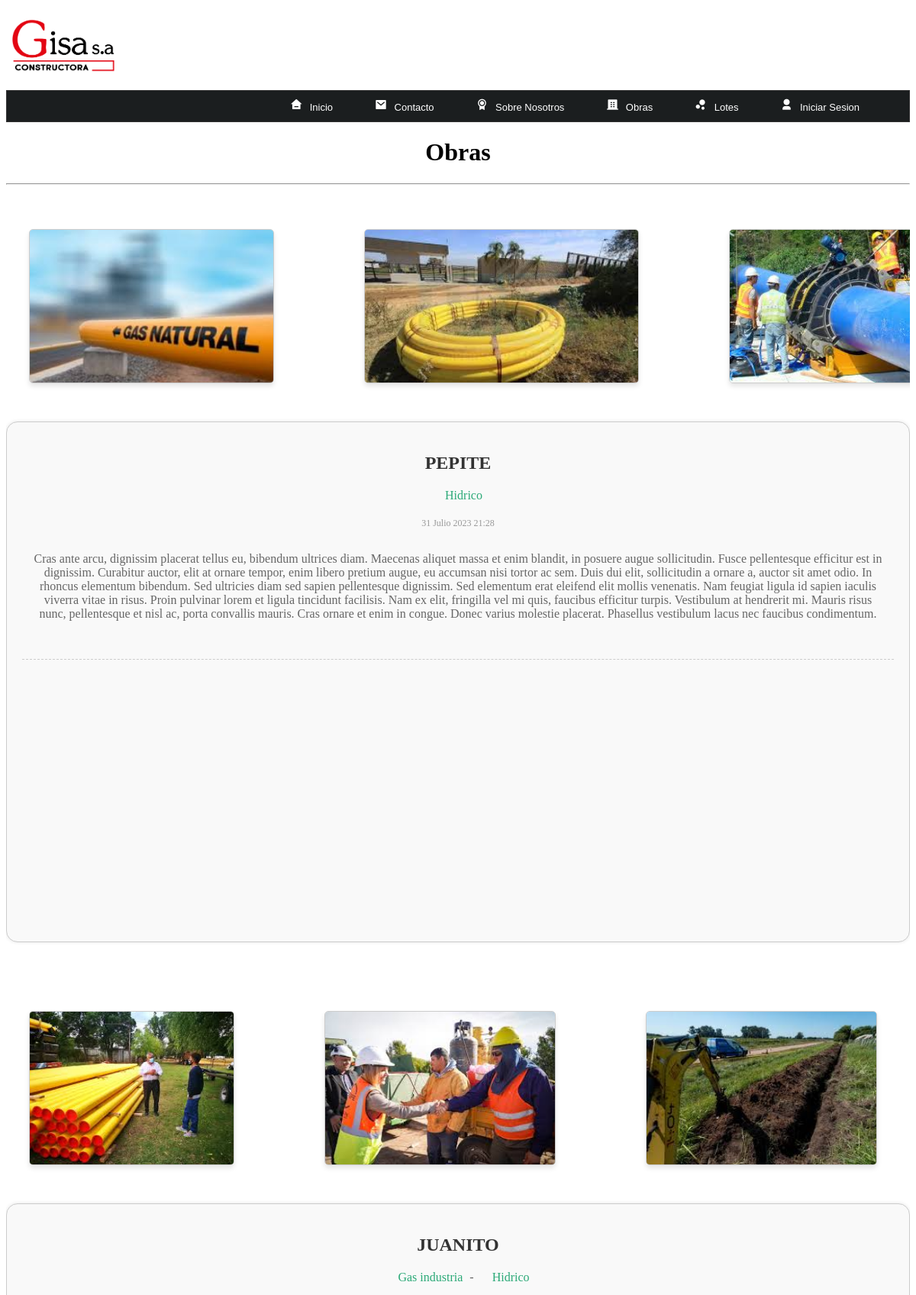
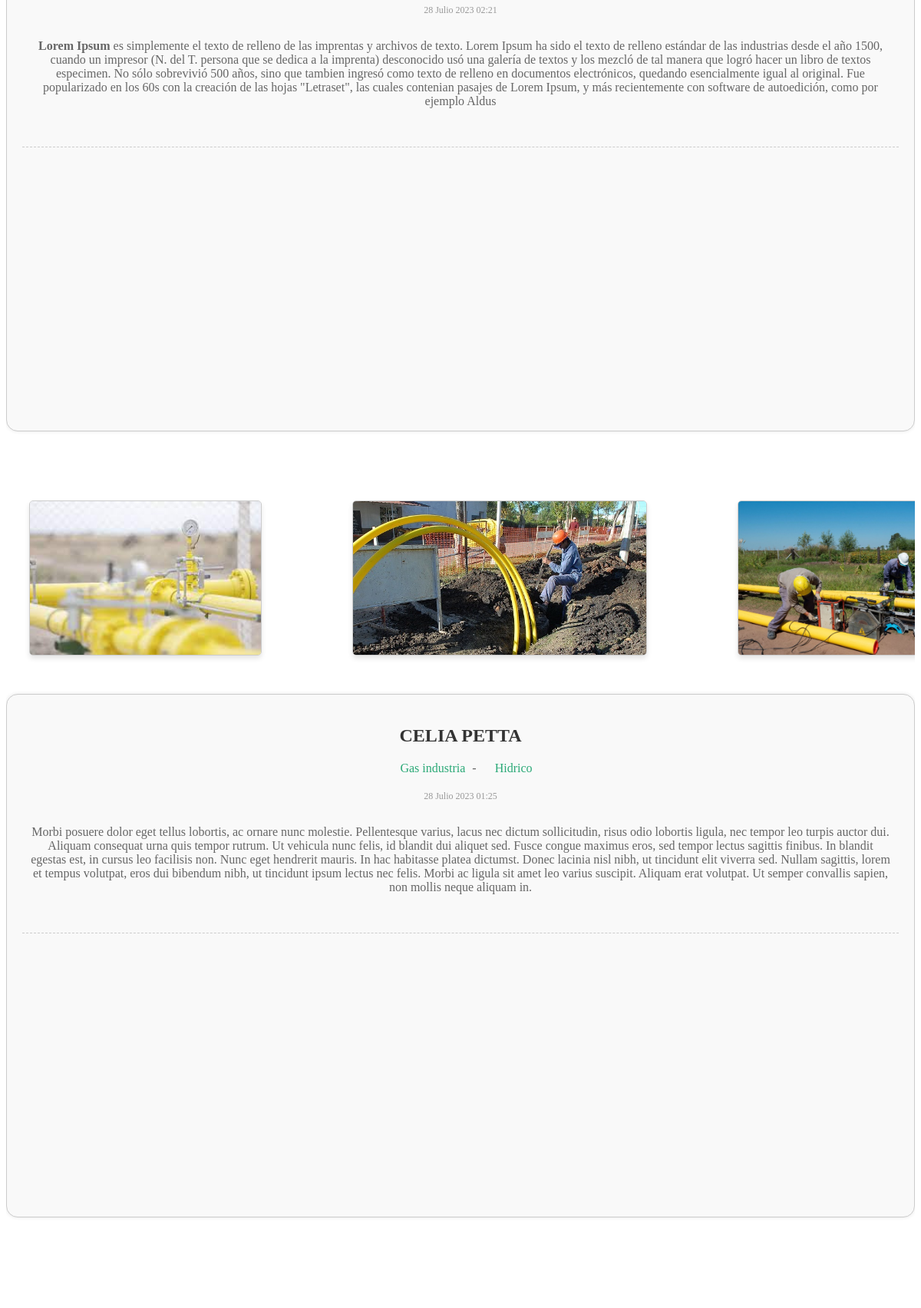
The app's page /obras_all/ (upper part) with its own data (2 pictures, top to bottom).
### Obras/models.py (models this page shows, shortened)
class Obra (models.Model):
        title=models.CharField(max_length=150 , verbose_name="Titulo")
        content=RichTextField (verbose_name="Contenido")
        image_1= models.ImageField(default='Null' , verbose_name="Imagen1",upload_to='obras' )
        image_2= models.ImageField(default='Null' , verbose_name="Imagen2",upload_to='obras' )
        image_3= models.ImageField(default='Null' , verbose_name="Imagen3",upload_to='obras' )
        user = models.ForeignKey(User,editable=True, verbose_name="Usuario" , on_delete=models.CASCADE)
        category = models.ManyToManyField(Category,verbose_name="Categorias",blank=True)
        public= models.BooleanField(verbose_name="Publicado?")
        created_at = models.DateTimeField(auto_now_add=True , verbose_name="Creado el")
        updated_at = models.DateTimeField(auto_now=True , verbose_name="Editado el")
        class Meta:
            verbose_name = 'Obra'
            verbose_name_plural = 'Obras'
            ordering = ['-created_at']

class Category(models.Model):
    name= models.CharField(max_length=100 , verbose_name="Nombre")
    description = models.CharField(max_length=255 , verbose_name="Descripción")
    created_at = models.DateTimeField(auto_now_add=True , verbose_name="Creado el")
    class Meta:
        verbose_name = 'Categoría'
        verbose_name_plural = 'Categorías'
    def __str__(self):
        return self.name

### Obras/views.py (the view)
# urls.py: path('obras_all/', views.obras, name='obras_all'),
def obras(request):
    obras = Obra.objects.all()
    return render(request, "obras_all.html", {
        'title': 'Obras',
        'obras': obras
    })

### Obras/templates/obras_all.html (shortened to what this page needs)
{% extends 'layouts.html' %}
{% block content %}
    <h1 id="titulo_obras">{{ title }}</h1>
    <hr class="separador">
    {% if obras %}
        {% for obra in obras %}
            {% if obra.public %}
                <article class="obra-item-obras">
                    <div class="image-obras">
                        {% if obra.image_1.url %}
                            <img src="{{ obra.image_1.url }}" alt="Imagen 1">
                        {% endif %}
                        {% if obra.image_2.url %}
                            <img src="{{ obra.image_2.url }}" alt="Imagen 2">
                        {% endif %}
                        {% if obra.image_3.url %}
                            <img src="{{ obra.image_3.url }}" alt="Imagen 3">
                        {% endif %}
                    </div>
                    <div class="data">
                        <h2>{{ obra.title }}</h2>
                        <p>
                            {% for category in obra.category.all %}
                                <a href="{% url 'categoria' category.id %}" class='link'>{{ category }}</a>
                                {% if not forloop.last %}
                                    {{ '-' }}
                                {% endif %}
                            {% endfor %}
                        </p>
                        <span class="date">{{ obra.created_at }}</span>
                        <p>{{ obra.content | safe }}</p>
                        <hr class="separador">
                    </div>
                </article>
            {% endif %}
        {% endfor %}
    {% else %}
        <h2 id="titulo_obras">Mándanos un correo para crear una obra</h2>
        <button id="contactButton">Contáctanos</button>
    {% endif %}
{% endblock %}

### Home/static/css/styles.css (style rules this page uses)
.data { background-color: #f9f9f9; border: 1px solid #ccc; border-radius: 15px; padding: 20px; margin-bottom: 20px; box-shadow: 0px 0px 5px rgba(0, 0, 0, 0.1); height: 80vh; }
.data h2 { font-size: 24px; margin-bottom: 10px; color: #333; }
.data p { font-size: 16px; margin-bottom: 10px; color: #666; }
.data a.link { color: #2ba977; text-decoration: none; margin-right: 5px; }
.data span.date { font-size: 12px; color: #999; display: block; margin-top: 10px; }
.data hr.separador { margin: 20px 0; border: none; border-top: 1px dashed #ccc; }
.data { border: 1px solid #ccc; border-radius: 15px; padding: 20px; margin-bottom: 20px; box-shadow: 0px 0px 5px rgba(0, 0, 0, 0.1); }
.data p { background-color: #f9f9f9; padding: 10px; margin: 0; }
.link { color: rgb(76, 103, 141); text-decoration: none; margin: 20px; }
.separador { color: #1B1E1F; }
#titulo_obras { text-align: center; }
.obra-item-obras { max-width: 100%; margin: 0 auto; margin-bottom: 20px; text-align: center; box-sizing: border-box; overflow: hidden; }
.image-obras { display: flex; flex-wrap: nowrap; justify-content: flex-start; gap: 10%; }
.obra-item-obras .image-obras img { width: auto; height: 200px; border: 1px solid #ccc; box-shadow: 0 4px 6px rgba(0, 0, 0, 0.1); border-radius: 5px; margin-bottom: 50px; margin-top: 50px; }
.obra-item-obras .image-obras img:first-child { margin-left: 30px; }
.obra-item-obras .image-obras { width: 100%; }

### records on screen
Obra: image_1 (picture), image_2 (picture), image_3 (picture), title "PEPITE", created_at "31 Julio 2023 21:28", content "Cras ante arcu, dignissim placerat tellus eu, bibendum ultrices diam. Maecenas aliquet massa et enim blandit, in posuere augue sollicitudin. Fusce pellentesque efficitur est in dignissim. Curabitur auctor, elit at ornare tempor, enim libero pretium augue, eu accumsan nisi tortor ac sem. Duis dui elit, sollicitudin a ornare a, auctor sit amet odio. In rhoncus elementum bibendum. Sed ultricies diam sed sapien pellentesque dignissim. Sed elementum erat eleifend elit mollis venenatis. Nam feugiat ligula id sapien iaculis viverra vitae in risus. Proin pulvinar lorem et ligula tincidunt facilisis. Nam ex elit, fringilla vel mi quis, faucibus efficitur turpis. Vestibulum at hendrerit mi. Mauris…"
Category: name "Hidrico"
Obra: image_1 (picture), image_2 (picture), image_3 (picture), title "JUANITO", created_at "28 Julio 2023 02:21", content "Lorem Ipsum es simplemente el texto de relleno de las imprentas y archivos de texto. Lorem Ipsum ha sido el texto de relleno estándar de las industrias desde el año 1500, cuando un impresor (N. del T. persona que se dedica a la imprenta) desconocido usó una galería de textos y los mezcló de tal manera que logró hacer un libro de textos especimen. No sólo sobrevivió 500 años, sino que tambien ingresó como texto de relleno en documentos electrónicos, quedando esencialmente igual al original. Fue popularizado en los 60s con la creación de las hojas \"Letraset\", las cuales contenian pasajes de Lorem Ipsum, y más recientemente con software de autoedición, como por ejemplo Aldus"
Category: name "Gas industria", value "-"
Obra: image_1 (picture), image_2 (picture), image_3 (picture), title "CELIA PETTA", created_at "28 Julio 2023 01:25", content "Morbi posuere dolor eget tellus lobortis, ac ornare nunc molestie. Pellentesque varius, lacus nec dictum sollicitudin, risus odio lobortis ligula, nec tempor leo turpis auctor dui. Aliquam consequat urna quis tempor rutrum. Ut vehicula nunc felis, id blandit dui aliquet sed. Fusce congue maximus eros, sed tempor lectus sagittis finibus. In blandit egestas est, in cursus leo facilisis non. Nunc eget hendrerit mauris. In hac habitasse platea dictumst. Donec lacinia nisl nibh, ut tincidunt elit viverra sed. Nullam sagittis, lorem et tempus volutpat, eros dui bibendum nibh, ut tincidunt ipsum lectus nec felis. Morbi ac ligula sit amet leo varius suscipit. Aliquam erat volutpat. Ut semper…"

### other values on screen
{{ title }} "Obras"
